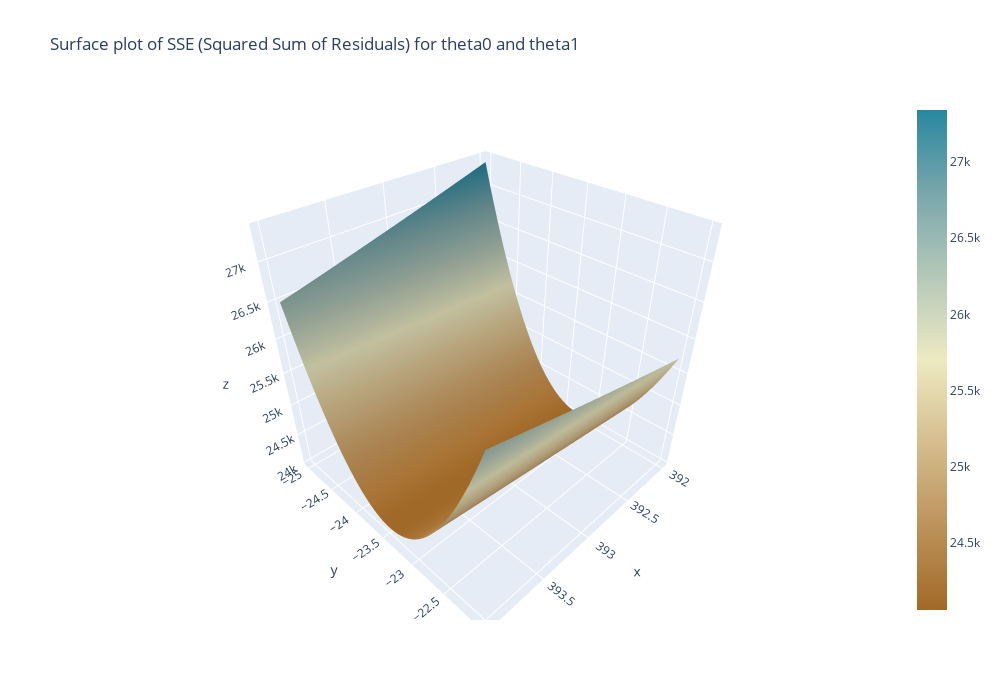

Write notebook code for a chart like this one.
### Markdown cell above
Use a 3D dynamic Plotly surface

### Code cell
import plotly.graph_objects as go
import numpy as np
from itertools import chain

x = np.array([10.3, 10.3, 10.1, 9.3, 8.4, 7.3, 8.4, 7.9, 7.6, 7.6, 6.9, 7.4, 8.1, 7.0, 6.5, 5.8])
y = np.array([183.8, 183.2, 174.9, 173.5, 172.9, 173.2, 173.2, 169.7, 174.5, 177.9, 188.1, 203.2, 230.2, 258.2, 309.8, 329.8])

def f(x, y, theta0, theta1):
  n = len(x)
  s = 0
  for i in range(0, n):
    residual = (y[i] - theta0 - theta1 * x[i])**2
    s = s + residual
  return s

# full coordinate arrays
theta0, theta1 = np.meshgrid(np.linspace(392, 394, 100), np.linspace(-25, -22, 100))

z = f(x, y, theta0, theta1)

fig = go.Figure(data=[go.Surface(z=z, x=theta0, y=theta1, colorscale ='Earth')])

# min value of z
print(min(list(chain.from_iterable(z))))

fig.update_layout(title='Surface plot of SSE (Squared Sum of Residuals) for theta0 and theta1', autosize=False, width=1000, height=700)

fig.show()

### Figure 1 — Plotly figure (JSON) as saved in the notebook; plotly's stock layout.template omitted (floating-point values rounded to 4 significant figures; data arrays with more than 128 entries replaced by an {"elided": "..."} marker saying what was removed)
{"data": [{"colorscale": [[0, "rgb(161, 105, 40)"], [0.1667, "rgb(189, 146, 90)"], [0.3333, "rgb(214, 189, 141)"], [0.5, "rgb(237, 234, 194)"], [0.6667, "rgb(181, 200, 184)"], [0.8333, "rgb(121, 167, 172)"], [1, "rgb(40, 135, 161)"]], "type": "surface", "x": {"elided": "100x100 float values"}, "y": {"elided": "100x100 float values"}, "z": {"elided": "100x100 float values"}}], "layout": {"autosize": false, "height": 700, "title": {"text": "Surface plot of SSE (Squared Sum of Residuals) for theta0 and theta1"}, "width": 1000}}
